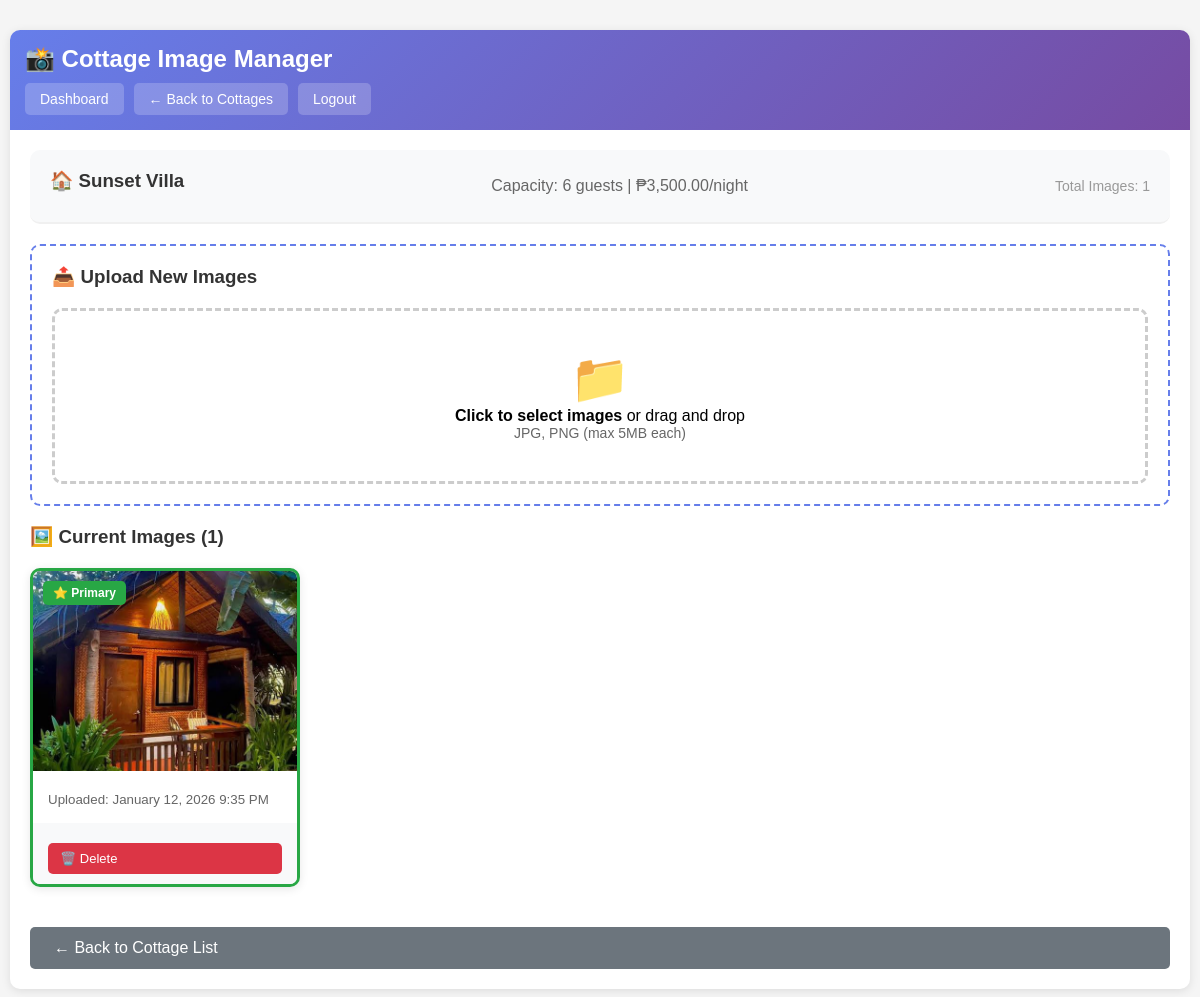
The page /admin/cottage-images.php?id=1 (signed in) on the database its author committed.
### tables this page shows
CREATE TABLE cottages (
    cottage_id INT AUTO_INCREMENT PRIMARY KEY,
    cottage_name VARCHAR(255) NOT NULL,
    description TEXT NULL,
    capacity INT NOT NULL,
    price_per_night DECIMAL(10,2) NOT NULL,
    is_active BOOLEAN DEFAULT TRUE,
    created_at DATETIME DEFAULT CURRENT_TIMESTAMP,
    updated_at DATETIME DEFAULT CURRENT_TIMESTAMP ON UPDATE CURRENT_TIMESTAMP,
    INDEX idx_is_active (is_active)
);

CREATE TABLE cottage_images (
    image_id INT AUTO_INCREMENT PRIMARY KEY,
    cottage_id INT NOT NULL,
    image_path VARCHAR(255) NOT NULL,
    is_primary BOOLEAN DEFAULT FALSE,
    uploaded_at DATETIME DEFAULT CURRENT_TIMESTAMP,
    FOREIGN KEY (cottage_id) REFERENCES cottages(cottage_id) ON DELETE CASCADE,
    INDEX idx_cottage_id (cottage_id)
);

### includes/functions.php (called while the page is built, shortened)
<?php
function formatDateTime($datetime) {
    return date('F j, Y g:i A', strtotime($datetime));
}
?>

### admin/cottage-images.php (the view, shortened to what this page needs)
<?php
require_once '../includes/functions.php';
$cottage_id = isset($_GET['id']) ? (int)$_GET['id'] : 0;
$stmt = $pdo->prepare("SELECT * FROM cottages WHERE cottage_id = ?");
$stmt->execute([$cottage_id]);
$cottage = $stmt->fetch();
$stmt = $pdo->prepare("
    SELECT * FROM cottage_images
    WHERE cottage_id = ?
    ORDER BY is_primary DESC, uploaded_at DESC
");
$stmt->execute([$cottage_id]);
$images = $stmt->fetchAll();
?>
<!DOCTYPE html>
<html lang="en">
<head>
    <link rel="stylesheet" href="../css/style.css">
</head>
<body>
    <div class="container">
        <div class="admin-nav">
            <h2>📸 Cottage Image Manager</h2>
            <div class="nav-links">
                <a href="dashboard.php">Dashboard</a>
                <a href="cottages.php">← Back to Cottages</a>
                <a href="../auth/logout.php">Logout</a>
            </div>
        </div>
        <div class="cottage-header">
            <h3>🏠 <?php echo htmlspecialchars($cottage['cottage_name']); ?></h3>
            <p style="color: #666; margin: 5px 0;">
                Capacity: <?php echo $cottage['capacity']; ?> guests |
                ₱<?php echo number_format($cottage['price_per_night'], 2); ?>/night
            </p>
            <p style="color: #999; font-size: 14px; margin: 5px 0;">
                Total Images: <?php echo count($images); ?>
            </p>
        </div>
        <div class="upload-section">
            <h3>📤 Upload New Images</h3>
            <form method="POST" enctype="multipart/form-data" id="uploadForm">
                <div class="drop-zone" id="dropZone">
                    <p style="font-size: 48px; margin: 0;">📁</p>
                    <p><strong>Click to select images</strong> or drag and drop</p>
                    <p style="color: #666; font-size: 14px;">JPG, PNG (max 5MB each)</p>
                </div>
            </form>
        </div>
        <h3>🖼️ Current Images (<?php echo count($images); ?>)</h3>
        <?php if (empty($images)): ?>
            <div class="card">
                <p style="text-align: center; color: #666;">
                    No images uploaded yet. Upload some images above!
                </p>
            </div>
        <?php else: ?>
            <div class="image-grid">
                <?php foreach ($images as $image): ?>
                    <div class="image-card <?php echo $image['is_primary'] ? 'primary' : ''; ?>">
                        <?php if ($image['is_primary']): ?>
                            <span class="primary-badge">⭐ Primary</span>
                        <?php endif; ?>
                        <img
                            src="../uploads/cottages/<?php echo htmlspecialchars($image['image_path']); ?>"
                            alt="Cottage Image"
                            onclick="viewImage(this.src)"
                            style="cursor: pointer;"
                        >
                        <div class="image-info">
                            <small style="color: #666;">
                                Uploaded: <?php echo formatDateTime($image['uploaded_at']); ?>
                            </small>
                        </div>
                        <div class="image-actions">
                            <a
                                href="?id=<?php echo $cottage_id; ?>&delete=<?php echo $image['image_id']; ?>"
                                class="btn btn-danger btn-small"
                                onclick="return confirm('Delete this image?')"
                            >
                                🗑️ Delete
                            </a>
                        </div>
                    </div>
                <?php endforeach; ?>
            </div>
        <?php endif; ?>
        <div style="margin-top: 30px;">
            <a href="cottages.php" class="btn btn-secondary">← Back to Cottage List</a>
        </div>
    </div>
</body>
</html>

### css/style.css (style rules this page uses)
* { margin: 0; padding: 0; box-sizing: border-box; }
body { font-family: Arial, sans-serif; background: #f5f5f5; padding: 10px; }
.container { max-width: 600px; margin: 0 auto; background: white; padding: 20px; border-radius: 10px; box-shadow: 0 2px 10px rgba(0,0,0,0.1); }
h1, h2, h3 { color: #333; margin-bottom: 20px; }
button, .btn { display: inline-block; padding: 12px 24px; background: #007bff; color: white; border: none; border-radius: 5px; cursor: pointer; text-decoration: none; font-size: 16px; width: 100%; margin-top: 10px; }
.btn-danger { background: #dc3545; }
.btn-secondary { background: #6c757d; }
.container { max-width: 1200px; margin: 20px auto; padding: 20px; }
.cottage-header { display: flex; justify-content: space-between; align-items: center; margin-bottom: 30px; padding-bottom: 20px; border-bottom: 2px solid #f0f0f0; }

### admin/cottage-images.php (style rules this page uses)
.admin-nav { background: linear-gradient(135deg, #667eea 0%, #764ba2 100%); padding: 15px; margin: -20px -20px 20px -20px; border-radius: 10px 10px 0 0; color: white; }
.admin-nav h2 { color: white; margin: 0 0 10px 0; }
.nav-links { display: flex; gap: 10px; flex-wrap: wrap; }
.nav-links a { color: white; text-decoration: none; padding: 8px 15px; background: rgba(255,255,255,0.2); border-radius: 5px; font-size: 14px; }
.cottage-header { background: #f8f9fa; padding: 20px; border-radius: 10px; margin: 20px 0; }
.cottage-header h3 { margin: 0 0 10px 0; }
.upload-section { background: white; padding: 20px; border-radius: 10px; margin: 20px 0; border: 2px dashed #667eea; }
.image-grid { display: grid; grid-template-columns: repeat(auto-fill, minmax(250px, 1fr)); gap: 20px; margin: 20px 0; }
.image-card { background: white; border-radius: 10px; overflow: hidden; box-shadow: 0 2px 10px rgba(0,0,0,0.1); position: relative; }
.image-card.primary { border: 3px solid #28a745; }
.image-card img { width: 100%; height: 200px; object-fit: cover; }
.image-info { padding: 15px; }
.primary-badge { position: absolute; top: 10px; left: 10px; background: #28a745; color: white; padding: 5px 10px; border-radius: 5px; font-size: 12px; font-weight: bold; }
.image-actions { display: flex; gap: 10px; padding: 10px 15px; background: #f8f9fa; }
.btn-small { padding: 8px 12px; font-size: 13px; flex: 1; }
.drop-zone { border: 3px dashed #ccc; border-radius: 10px; padding: 40px; text-align: center; cursor: pointer; transition: all 0.3s; }

### rows shown on the page
cottages: cottage_name "Sunset Villa", capacity "6", price_per_night "3,500.00"
cottage_images: is_primary "⭐ Primary", image_path (picture), uploaded_at "January 12, 2026 9:35 PM"

### other values the page prints
count($images) "1"
